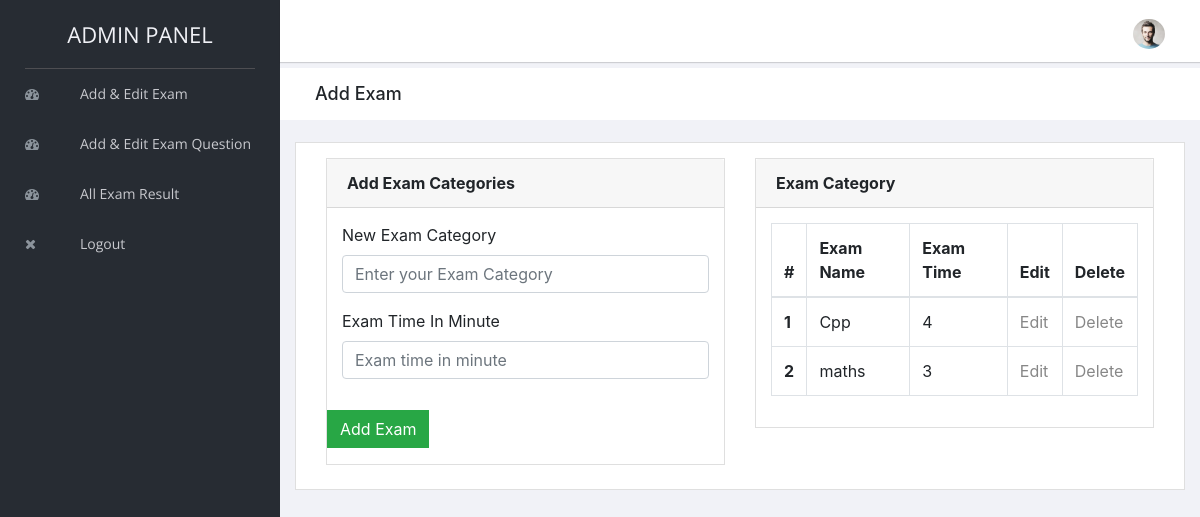
The page /admin/exam_category.php (signed in) on the database its author committed.
### tables this page shows
CREATE TABLE `exam_category` (
  `id` int(5) NOT NULL,
  `category` varchar(100) NOT NULL,
  `exam_time_minute` varchar(5) NOT NULL
);

### admin/exam_category.php (the view, shortened to what this page needs)
<?php
  include "header.php";
  include "../connection.php";
    ?>
        <div class="breadcrumbs">
            <div class="col-sm-4">
                <div class="page-header float-left">
                    <div class="page-title">
                        <h1>Add Exam</h1>
                    </div>
                </div>
            </div>
        </div>
        <div class="content mt-3">
            <div class="animated fadeIn">
                <div class="row">
                    <div class="col-lg-12">
                        <div class="card">
                        <form name = "form1" action="" method="post">
                            <div class="card-body">
                                <div class="col-lg-6">
                                    <div class="card">
                                        <div class="card-header"><strong>Add Exam Categories</strong></div>
                                        <div class="card-body card-block">
                                            <div class="form-group"><label for="company" class=" form-control-label">New Exam Category</label><input type="text" name="examname" placeholder="Enter your Exam Category" class="form-control"></div>
                                            <div class="form-group"><label for="vat" class=" form-control-label">Exam Time In Minute</label><input type="text" placeholder="Exam time in minute" class="form-control"  name ="examtime" ></div>
                                                </div>
                                                <div class="form-group">
                                                    <input type="submit" value="Add Exam" name="submit1" class="btn btn-success">
                                                </div>
                                            </div>
                                        </div>
                    <div class="col-lg-6">
                        <div class="card">
                            <div class="card-header">
                                <strong class="card-title">Exam Category</strong>
                            </div>
                            <div class="card-body">
                                <table class="table table-bordered">
                                    <thead>
                                        <tr>
                                            <th scope="col">#</th>
                                            <th scope="col">Exam Name</th>
                                            <th scope="col">Exam Time</th>
                                            <th scope="col">Edit</th>
                                            <th scope="col">Delete</th>
                                        </tr>
                                    </thead>
                                    <tbody>
                                        <?php
                                        $count = 0;
                                        $res = mysqli_query($conn , "select * from exam_category");
                                        while($row = mysqli_fetch_array($res)){
                                            $count  = $count+1;
                                            ?>
                                        <tr>
                                            <th scope="row"><?php echo $count ?></th>
                                            <td><?php echo $row['category'] ?></td>
                                            <td><?php echo $row['exam_time_minute'] ?></td>
                                            <td><a href="edit_exam.php?id=<?php echo $row["id"]; ?> "> Edit</a></td>
                                            <td><a href="delete.php?id=<?php echo $row["id"]; ?> "> Delete</a></td>
                                        </tr>
                                        <?php
                                        }
                                        ?>
                                    </tbody>
                                </table>
                            </div>
                        </div>
                    </div>
                </div>
            </form>
        </div>
    </div>
</div>
</div>
</div>
<?php
    include "footer.php";
?>

### rows shown on the page
exam_category: category "Cpp", exam_time_minute "4"
exam_category: category "maths", exam_time_minute "3"
